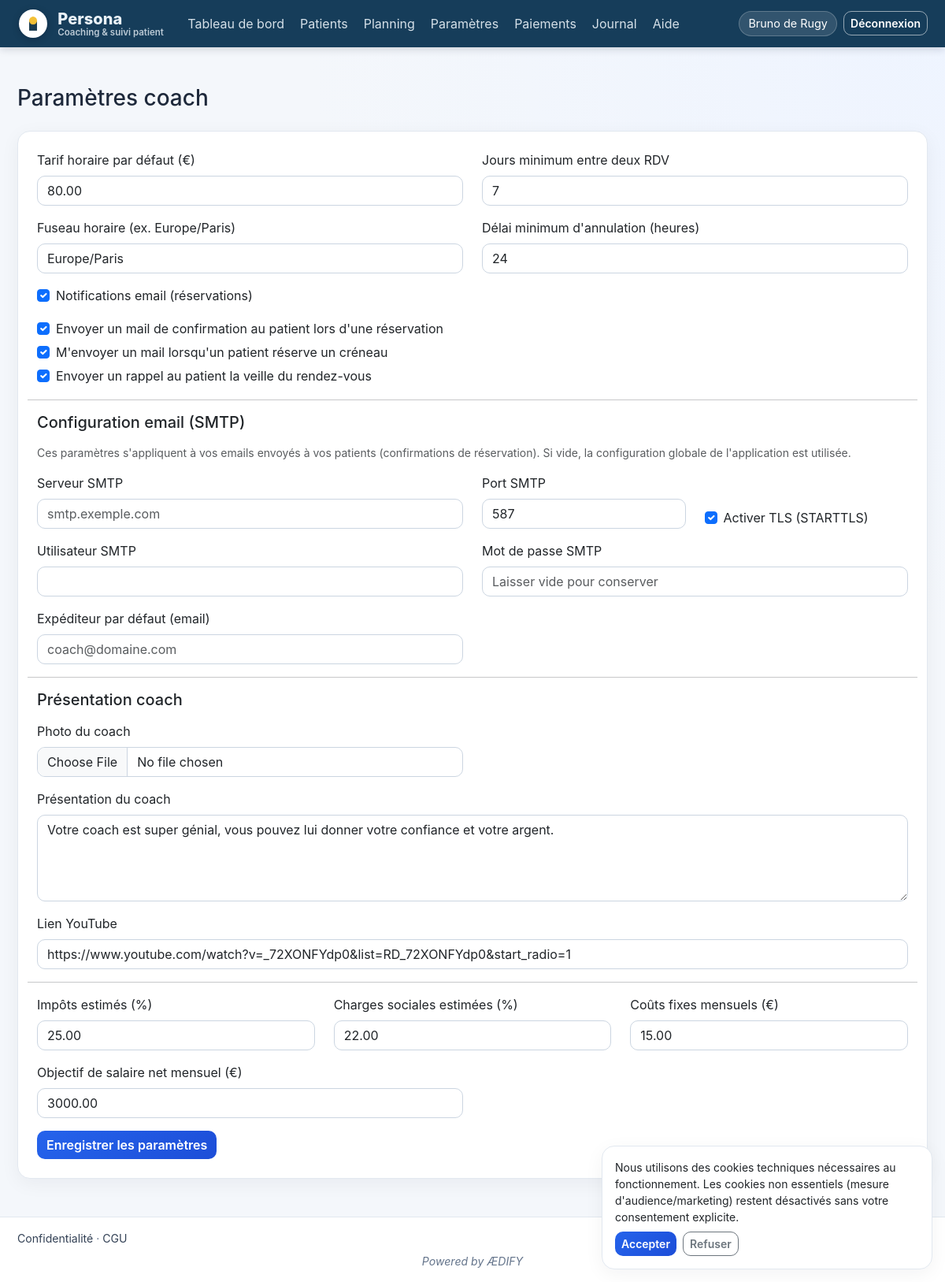
Screenshot of /coach/settings (signed in) with the database file from the repository.
### app/models.py (models this page shows, shortened)
class User(UserMixin, db.Model):
    __tablename__ = "users"
    id = db.Column(db.Integer, primary_key=True)
    email = db.Column(db.String(255), unique=True, nullable=False, index=True)
    name = db.Column(db.String(255), nullable=False)
    password_hash = db.Column(db.String(255), nullable=False)
    role = db.Column(db.String(20), nullable=False)  # admin | coach | patient
    coach_id = db.Column(db.Integer, db.ForeignKey("users.id"), nullable=True)
    is_suspended = db.Column(db.Boolean, default=False, nullable=False)
    legal_hold = db.Column(db.Boolean, default=False, nullable=False)
    must_change_password = db.Column(db.Boolean, default=False)
    created_at = db.Column(db.DateTime, default=utcnow)
    coach = db.relationship("User", remote_side=[id], backref=db.backref("patients_users", lazy="dynamic"))
    settings = db.relationship("CoachSettings", back_populates="coach_user", uselist=False)
    patient_profile = db.relationship(
        "Patient",
        back_populates="user",
        uselist=False,
        foreign_keys="Patient.user_id",
    )
    def is_coach(self) -> bool:
        return self.role == "coach"
    def is_admin(self) -> bool:
        return self.role == "admin"
    @property
    def is_active(self) -> bool:
        return not bool(self.is_suspended)

class CoachSettings(db.Model):
    __tablename__ = "coach_settings"
    id = db.Column(db.Integer, primary_key=True)
    user_id = db.Column(db.Integer, db.ForeignKey("users.id"), unique=True, nullable=False)
    default_hourly_rate = db.Column(db.Numeric(10, 2), default=80)
    min_days_between_sessions = db.Column(db.Integer, default=7)
    timezone = db.Column(db.String(64), default="Europe/Paris")
    cancellation_hours = db.Column(db.Integer, default=24)
    email_notifications = db.Column(db.Boolean, default=True)
    notify_booking_patient = db.Column(db.Boolean, default=True)
    notify_booking_coach = db.Column(db.Boolean, default=True)
    notify_reminder_day_before = db.Column(db.Boolean, default=True)
    smtp_server = db.Column(db.String(255))
    smtp_port = db.Column(db.Integer, default=587)
    smtp_use_tls = db.Column(db.Boolean, default=True)
    smtp_username = db.Column(db.String(255))
    smtp_password = db.Column(db.String(255))
    smtp_default_sender = db.Column(db.String(255))
    profile_image_path = db.Column(db.String(512))
    profile_bio = db.Column(db.Text)
    profile_youtube_url = db.Column(db.String(512))
    last_alert_seen_at = db.Column(db.DateTime)
    stripe_account_id = db.Column(db.String(64), index=True)
    stripe_onboarding_state = db.Column(db.String(24), default="not_connected")
    stripe_details_submitted = db.Column(db.Boolean, default=False)
    stripe_charges_enabled = db.Column(db.Boolean, default=False)
    stripe_payouts_enabled = db.Column(db.Boolean, default=False)
    stripe_last_synced_at = db.Column(db.DateTime)
    tax_rate_percent = db.Column(db.Numeric(5, 2), default=25)
    social_charges_percent = db.Column(db.Numeric(5, 2), default=22)
    fixed_costs_monthly = db.Column(db.Numeric(12, 2), default=500)
    target_net_salary_monthly = db.Column(db.Numeric(12, 2), default=3000)
    coach_user = db.relationship("User", back_populates="settings")

### app/coach/routes.py (the view, shortened to what this page needs)
@bp.route("/settings", methods=["GET", "POST"])
@login_required
@coach_required
def settings():
    s = _settings()
    existing_smtp_password = s.smtp_password
    form = CoachSettingsForm(
        default_hourly_rate=s.default_hourly_rate,
        min_days_between_sessions=s.min_days_between_sessions,
        timezone=s.timezone,
        cancellation_hours=s.cancellation_hours,
        email_notifications=s.email_notifications,
        notify_booking_patient=s.notify_booking_patient,
        notify_booking_coach=s.notify_booking_coach,
        notify_reminder_day_before=s.notify_reminder_day_before,
        smtp_server=s.smtp_server,
        smtp_port=s.smtp_port,
        smtp_use_tls=s.smtp_use_tls,
        smtp_username=s.smtp_username,
        smtp_default_sender=s.smtp_default_sender,
        profile_bio=s.profile_bio,
        profile_youtube_url=s.profile_youtube_url,
        tax_rate_percent=s.tax_rate_percent,
        social_charges_percent=s.social_charges_percent,
        fixed_costs_monthly=s.fixed_costs_monthly,
        target_net_salary_monthly=s.target_net_salary_monthly,
    )
    return render_template("coach/settings.html", form=form)

### app/coach/routes.py (called while the page is built)
def _coach():
    return current_user

def _settings():
    s = _coach().settings
    if not s:
        abort(500)
    return s

### app/templates/coach/settings.html (shortened to what this page needs)
{% extends "base.html" %}
{% block content %}
<h1 class="h3 mb-4">Paramètres coach</h1>
<div class="card p-4">
  <form method="post" enctype="multipart/form-data">
    <div class="row">
      <div class="col-md-6 mb-3">{{ form.default_hourly_rate.label(class="form-label") }}{{ form.default_hourly_rate(class="form-control") }}</div>
      <div class="col-md-6 mb-3">{{ form.min_days_between_sessions.label(class="form-label") }}{{ form.min_days_between_sessions(class="form-control") }}</div>
      <div class="col-md-6 mb-3">{{ form.timezone.label(class="form-label") }}{{ form.timezone(class="form-control") }}</div>
      <div class="col-md-6 mb-3">{{ form.cancellation_hours.label(class="form-label") }}{{ form.cancellation_hours(class="form-control") }}</div>
      <div class="col-12 mb-3"><div class="form-check">{{ form.email_notifications(class="form-check-input") }}{{ form.email_notifications.label(class="form-check-label") }}</div></div>
      <div class="col-12 mb-1"><div class="form-check">{{ form.notify_booking_patient(class="form-check-input") }}{{ form.notify_booking_patient.label(class="form-check-label") }}</div></div>
      <div class="col-12 mb-1"><div class="form-check">{{ form.notify_booking_coach(class="form-check-input") }}{{ form.notify_booking_coach.label(class="form-check-label") }}</div></div>
      <div class="col-12 mb-3"><div class="form-check">{{ form.notify_reminder_day_before(class="form-check-input") }}{{ form.notify_reminder_day_before.label(class="form-check-label") }}</div></div>
      <hr>
      <h2 class="h5 mb-3">Configuration email (SMTP)</h2>
      <p class="text-muted small mb-3">Ces paramètres s'appliquent à vos emails envoyés à vos patients (confirmations de réservation). Si vide, la configuration globale de l'application est utilisée.</p>
      <div class="col-md-6 mb-3">{{ form.smtp_server.label(class="form-label") }}{{ form.smtp_server(class="form-control", placeholder="smtp.exemple.com") }}</div>
      <div class="col-md-3 mb-3">{{ form.smtp_port.label(class="form-label") }}{{ form.smtp_port(class="form-control", placeholder="587") }}</div>
      <div class="col-md-3 mb-3 d-flex align-items-end"><div class="form-check">{{ form.smtp_use_tls(class="form-check-input") }}{{ form.smtp_use_tls.label(class="form-check-label") }}</div></div>
      <div class="col-md-6 mb-3">{{ form.smtp_username.label(class="form-label") }}{{ form.smtp_username(class="form-control") }}</div>
      <div class="col-md-6 mb-3">{{ form.smtp_password.label(class="form-label") }}{{ form.smtp_password(class="form-control", placeholder="Laisser vide pour conserver") }}</div>
      <div class="col-md-6 mb-3">{{ form.smtp_default_sender.label(class="form-label") }}{{ form.smtp_default_sender(class="form-control", placeholder="coach@domaine.com") }}</div>
      <hr>
      <h2 class="h5 mb-3">Présentation coach</h2>
      <div class="col-md-6 mb-3">{{ form.profile_photo.label(class="form-label") }}{{ form.profile_photo(class="form-control") }}</div>
      <div class="col-md-12 mb-3">{{ form.profile_bio.label(class="form-label") }}{{ form.profile_bio(class="form-control", rows=4, placeholder="Présentez votre approche, votre expérience, etc.") }}</div>
      <div class="col-md-12 mb-3">{{ form.profile_youtube_url.label(class="form-label") }}{{ form.profile_youtube_url(class="form-control", placeholder="https://www.youtube.com/watch?v=...") }}</div>
      <hr>
      <div class="col-md-4 mb-3">{{ form.tax_rate_percent.label(class="form-label") }}{{ form.tax_rate_percent(class="form-control") }}</div>
      <div class="col-md-4 mb-3">{{ form.social_charges_percent.label(class="form-label") }}{{ form.social_charges_percent(class="form-control") }}</div>
      <div class="col-md-4 mb-3">{{ form.fixed_costs_monthly.label(class="form-label") }}{{ form.fixed_costs_monthly(class="form-control") }}</div>
      <div class="col-md-6 mb-3">{{ form.target_net_salary_monthly.label(class="form-label") }}{{ form.target_net_salary_monthly(class="form-control") }}</div>
    </div>
    {{ form.submit(class="btn btn-primary") }}
  </form>
</div>
{% endblock %}

### app/templates/base.html (shortened to what this page needs)
<!DOCTYPE html>
<html lang="fr">
<head>
  <link href="https://cdn.jsdelivr.net/npm/bootstrap@5.3.3/dist/css/bootstrap.min.css" rel="stylesheet">
  <link href="{{ url_for('static', filename='css/style.css') }}" rel="stylesheet">
</head>
<body>
<div class="app-shell">
  <nav class="navbar navbar-expand-lg topbar sticky-top">
    <div class="container-fluid app-container">
      <a class="navbar-brand brand" href="{{ url_for('main.index') }}">
        <span class="brand-logo-wrap">
          <img src="{{ url_for('static', filename='img/logo-coachdesk.png') }}" alt="Logo Persona" class="brand-logo" onerror="this.onerror=null;if(!this.dataset.fallback){this.dataset.fallback='jpg';this.src='{{ url_for('static', filename='img/logo-coachdesk.jpg') }}';}else{this.src='{{ url_for('static', filename='img/logo-coachdesk.svg') }}';}">
        </span>
        <span class="brand-text">
          <span class="brand-title">Persona</span>
          <span class="brand-subtitle">Coaching & suivi patient</span>
        </span>
      </a>
      <div class="collapse navbar-collapse" id="nav">
        <ul class="navbar-nav me-auto nav-pills-soft">
          {% if current_user.is_authenticated and current_user.is_admin() %}
          <li class="nav-item"><a class="nav-link" href="{{ url_for('admin.dashboard') }}">Administration</a></li>
          {% elif current_user.is_authenticated and current_user.is_coach() %}
          <li class="nav-item"><a class="nav-link" href="{{ url_for('coach.dashboard') }}">Tableau de bord</a></li>
          <li class="nav-item"><a class="nav-link" href="{{ url_for('coach.patients_list') }}">Patients</a></li>
          <li class="nav-item"><a class="nav-link" href="{{ url_for('coach.slots') }}">Planning</a></li>
          <li class="nav-item"><a class="nav-link" href="{{ url_for('coach.settings') }}">Paramètres</a></li>
          <li class="nav-item"><a class="nav-link" href="{{ url_for('coach.payments_settings') }}">Paiements</a></li>
          <li class="nav-item"><a class="nav-link" href="{{ url_for('coach.audit') }}">Journal</a></li>
          {% else %}
          <li class="nav-item"><a class="nav-link" href="{{ url_for('auth.login') }}">Connexion</a></li>
          {% endif %}
          <li class="nav-item"><a class="nav-link" href="{{ url_for('main.help_page') }}">Aide</a></li>
        </ul>
        <ul class="navbar-nav ms-auto align-items-lg-center">
          {% if current_user.is_authenticated %}
          <li class="nav-item me-lg-2"><span class="user-chip">{{ current_user.name }}</span></li>
          <li class="nav-item"><a class="btn btn-sm btn-outline-primary" href="{{ url_for('auth.logout') }}">Déconnexion</a></li>
          {% endif %}
        </ul>
      </div>
    </div>
  </nav>
  <main class="app-main">
    <div class="container-fluid app-container py-4 py-md-5">
      {% block content %}{% endblock %}
    </div>
  </main>
  {% if request.cookies.get('persona_cookie_consent') is none %}
  <div class="cookie-banner card p-3">
    <div class="small">
      Nous utilisons des cookies techniques nécessaires au fonctionnement. Les cookies non essentiels
      (mesure d'audience/marketing) restent désactivés sans votre consentement explicite.
    </div>
    <div class="mt-2 d-flex gap-2">
      <button class="btn btn-sm btn-primary" type="button" onclick="personaSetCookieConsent('accepted')">Accepter</button>
      <button class="btn btn-sm btn-outline-secondary" type="button" onclick="personaSetCookieConsent('refused')">Refuser</button>
    </div>
  </div>
  {% endif %}
  <footer class="app-footer">
    <div class="container-fluid app-container d-flex flex-wrap justify-content-between gap-2">
      <span><a href="{{ url_for('main.privacy') }}">Confidentialité</a> · <a href="{{ url_for('main.terms') }}">CGU</a></span>
    </div>
    <div class="container-fluid app-container text-center mt-2">
      <em>Powered by ÆDIFY</em>
    </div>
  </footer>
</div>
</body>
</html>

### app/static/css/style.css (style rules this page uses)
:root { --bg: #f4f7fb; --surface: #ffffff; --text: #1e293b; --muted: #64748b; --primary: #2563eb; --border: #e2e8f0; --topbar-bg: #163d5a; --topbar-text: #eaf2f8; }
* { box-sizing: border-box; }
body { margin: 0; font-family: Inter, "Segoe UI", Roboto, Helvetica, Arial, sans-serif; color: var(--text); background: radial-gradient(circle at top right, #eef4ff 0%, var(--bg) 40%); }
.app-shell { min-height: 100vh; display: flex; flex-direction: column; }
.app-container { max-width: 1180px; }
.topbar { background: var(--topbar-bg); border-bottom: 0; box-shadow: 0 2px 10px rgba(15, 23, 42, 0.18); }
.brand { color: var(--topbar-text); display: flex; align-items: center; gap: 0.8rem; padding: 0.25rem 0.4rem 0.25rem 0.15rem; border-radius: 999px; transition: background 0.2s ease; }
.brand-logo-wrap { width: 36px; height: 36px; border-radius: 999px; background: #ffffff; border: 1px solid rgba(255, 255, 255, 0.85); display: inline-flex; align-items: center; justify-content: center; box-shadow: 0 2px 10px rgba(2, 6, 23, 0.22); }
.brand-logo { width: 20px; height: 20px; object-fit: contain; }
.brand-text { display: flex; flex-direction: column; line-height: 1.1; }
.brand-title { font-weight: 800; letter-spacing: 0.1px; }
.brand-subtitle { font-size: 0.72rem; color: rgba(234, 242, 248, 0.78); font-weight: 600; }
.nav-pills-soft .nav-link { color: var(--topbar-text); border-radius: 10px; padding: 0.45rem 0.8rem; margin-right: 0.25rem; opacity: 0.9; }
.user-chip { display: inline-flex; align-items: center; font-size: 0.9rem; color: #ffffff; background: rgba(255, 255, 255, 0.12); border: 1px solid rgba(255, 255, 255, 0.22); border-radius: 999px; padding: 0.25rem 0.7rem; }
.topbar .btn-outline-primary { border-color: rgba(255, 255, 255, 0.55); color: #ffffff; }
.app-main { flex: 1; }
.card { border: 1px solid var(--border); border-radius: 16px; background: var(--surface); box-shadow: 0 6px 24px rgba(15, 23, 42, 0.05); }
.btn { border-radius: 10px; font-weight: 600; }
.btn-primary { background: linear-gradient(135deg, #2563eb, #1d4ed8); border: none; }
.btn-outline-primary { border-color: #93c5fd; color: #1d4ed8; }
.form-control, .form-select { border-radius: 10px; border-color: #cbd5e1; }
.app-footer { background: #fff; border-top: 1px solid var(--border); color: var(--muted); font-size: 0.88rem; padding: 1rem 0; }
.app-footer a { color: #334155; text-decoration: none; }
.cookie-banner { position: fixed; bottom: 16px; right: 16px; width: min(420px, calc(100vw - 24px)); z-index: 1040; }

### rows the page displays
User: name "Bruno de Rugy"
CoachSettings: default_hourly_rate "80.00", min_days_between_sessions "7", timezone "Europe/Paris", cancellation_hours "24", email_notifications "☑", notify_booking_patient "☑", notify_booking_coach "☑", notify_reminder_day_before "☑", smtp_port "587", smtp_use_tls "☑", profile_bio "Votre coach est super génial, vous pouvez lui donner votre confiance et votre argent.", profile_youtube_url "https://www.youtube.com/watch?v=_72XONFYdp0&list=RD_72XONFYdp0&start_radio=1", tax_rate_percent "25.00", social_charges_percent "22.00", fixed_costs_monthly "15.00", target_net_salary_monthly "3000.00"
